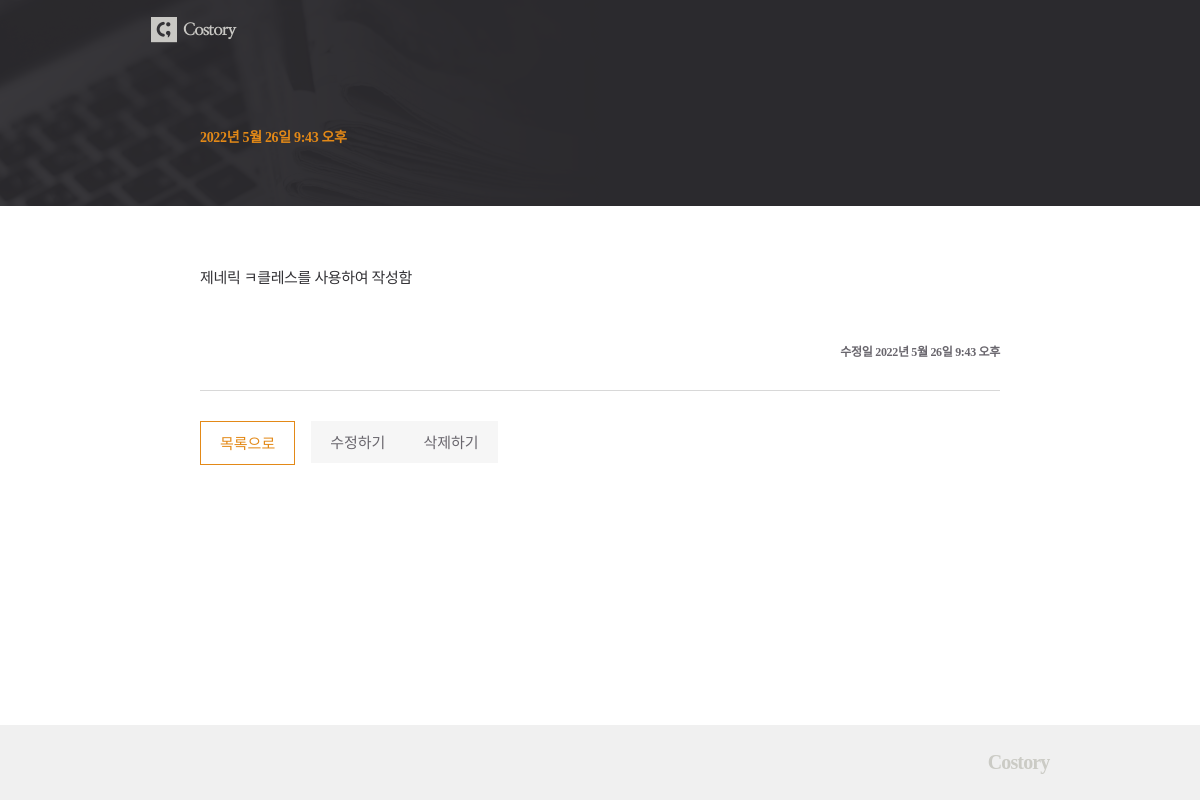
The page /posts/25/ on the database its author committed.
### posts/models.py (models this page shows, shortened)
class Post(models.Model):
    title = models.CharField(max_length=50, unique=True, error_messages={'unique' : "중복된 제목입니다."})
    content = models.TextField(validators=[MinLengthValidator(10, "10자 이상 적어주세요"), validate_symbols])
    dt_create = models.DateTimeField(verbose_name="Date Create", auto_now_add=True)
    dt_modified = models.DateTimeField(verbose_name="Date Modified", auto_now=True)

### posts/views.py (the view)
# urls.py: path('posts/<int:post_id>/', views.PostDetailView.as_view(), name='post-detail'),
class PostDetailView(DetailView):
    model = Post
    template_name = 'posts/post_detail.html'
    pk_url_kwarg = 'post_id'
    context_object_name = 'post'

### posts/templates/posts/post_detail.html (shortened to what this page needs)
{% extends './base.html' %}
{% load static %}
{% block css %}
    <link rel="stylesheet" href="{% static 'posts/css/post_detail.css' %}">
{% endblock css %}
{% block post_header %}
    <div class="container">
        <h1 class="title">{{post.titme}}</h1>
        <p class="date">{{post.dt_create}}</p>
    </div>
{% endblock post_header %}
{% block content %}
    <div class="content">
        <p class="text">{{post.content|linebreaksbr}}</p>
        <p class="date_md">수정일 <span>{{post.dt_modified}}</span></p>
    </div>
        <div class="btn">
        <div class="btn_list">
            <a href="{% url 'post-list' %}">목록으로</a>
        </div>
        <div class="btn_modify">
            <a href="{% url 'post-update' post.id %}">수정하기</a>
        </div>
        <div class="btn_delete">
            <a href="{% url 'post-delete' post.id %}">삭제하기</a>
        </div>
    </div>
{% endblock content %}

### posts/static/posts/css/post_detail.css (style rules this page uses)
h1,h2,h3,p,a,ul,li { margin: 0; padding: 0; font-family : 'NanumMyeongjo'; font-weight: 200; list-style: none; text-decoration: none; outline: none; color: black; }
html { position: relative; min-height: 100%; margin: 0; }
body { min-height: 100%; margin: 0; padding: 0; background: #fff; -webkit-font-smoothing: antialiased; -moz-osx-font-smoothing: auto; }
.container { width: 800px; margin: 0 auto; }
.title { padding: 43px 0 23px; font-size: 31px; font-weight: bold; color: #fff; letter-spacing: -0.32px; }
.date { padding-bottom: 60px; font-size: 14px; font-weight: bold; color: #e38917; letter-spacing: -0.32px; }
.content { margin-top: 60px; padding-bottom: 30px; border-bottom: 1px solid #d8d8d8; }
.content .text { font-size: 15px; color: #333236; line-height: 1.73; letter-spacing: -0.35px; }
.content .date_md { padding-top: 50px; text-align: right; font-size: 12px; font-weight: bold; color: #69666d; letter-spacing: -0.32px; }
.btn { overflow: hidden; margin-top: 30px; }
.btn_list { float: left; }
.btn_delete { float: left; }
.btn_modify { margin-left: 16px; float: left; }
.btn_list a { display: inline-block; padding: 10px 19px 11px; color: #e38917; font-size: 15px; border: 1px solid #e38917; }
.btn_delete a { display: inline-block; padding: 10px 19px 11px; font-size: 15px; color: #69666d; background: #f6f6f6; }
.btn_modify a { display: inline-block; padding: 10px 19px 11px; font-size: 15px; color: #69666d; background: #f6f6f6; }

### rows shown on the page
Post: dt_create "2022년 5월 26일 9:43 오후", content "제네릭 ㅋ클레스를 사용하여 작성함", dt_modified "2022년 5월 26일 9:43 오후"
